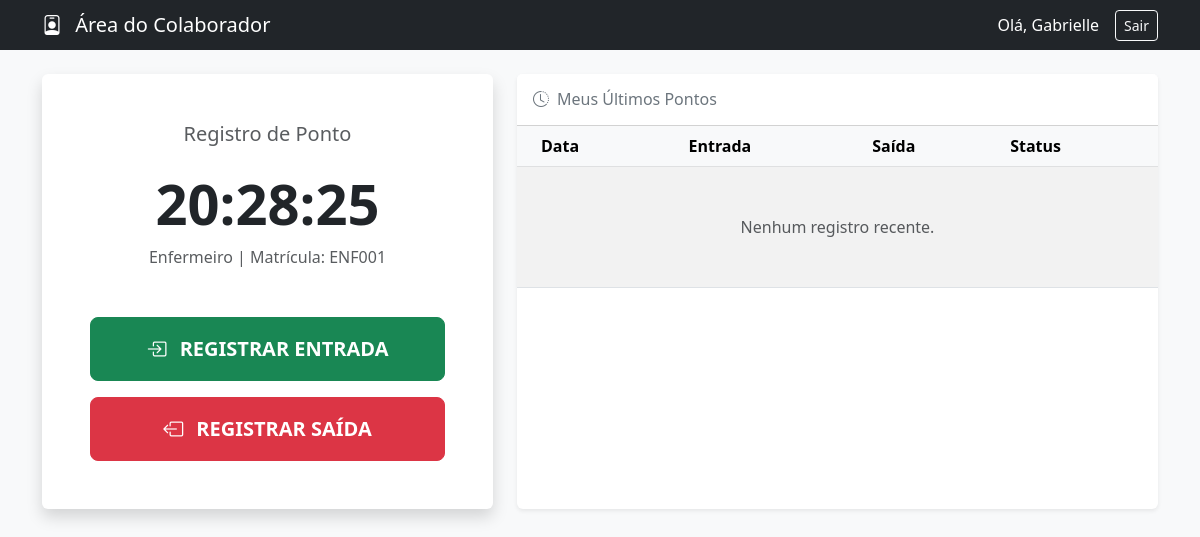
Before: /area_colaborador/2 (signed in) with the older database file.
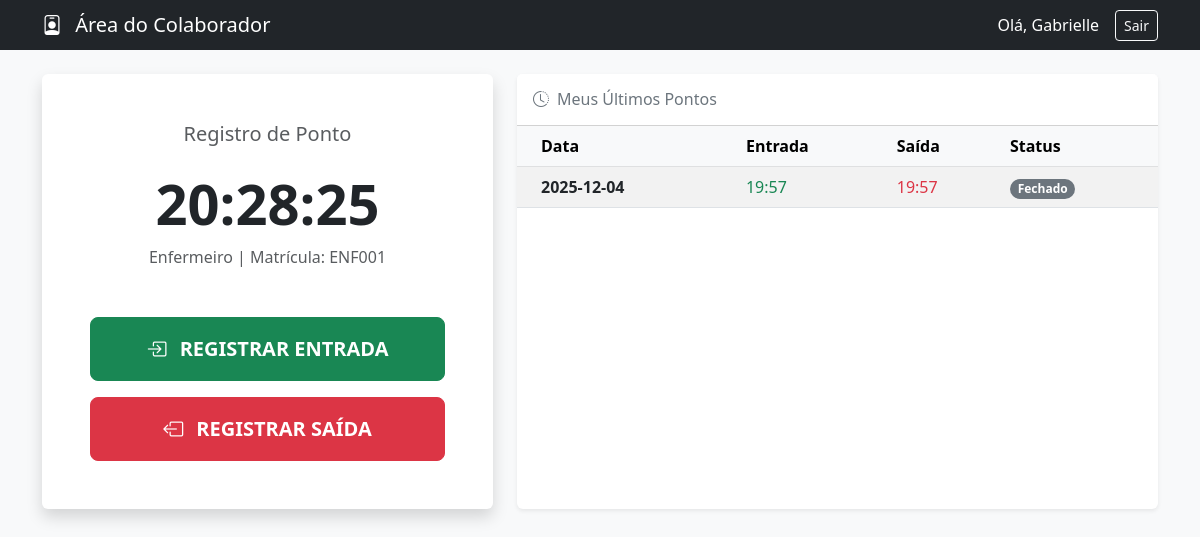
After: the same page with the newer database file.
### registro_ponto.py (models this page shows, shortened)
class RegistroPonto(db.Model):
    __tablename__ = 'pontos'
    id = db.Column(db.Integer, primary_key=True)
    data = db.Column(db.String(10), nullable=False)
    hora_entrada = db.Column(db.String(5), nullable=True)
    hora_saida = db.Column(db.String(5), nullable=True)
    funcionario_id = db.Column(db.Integer, db.ForeignKey('funcionarios.id'), nullable=False)
    funcionario = db.relationship('Funcionario', backref='pontos')

### app.py (the view)
@app.route('/area_colaborador/<int:id>')
def area_colaborador(id):
    if session.get('permissao') != 'admin' and session.get('id_funcionario') != id:
        flash("Acesso não autorizado.", "danger")
        return redirect('/login')
    funcionario = Funcionario.query.get(id)
    if not funcionario:
        flash("Funcionário não encontrado.", "danger")
        return redirect('/login')
    ultimos_pontos = RegistroPonto.query.filter_by(funcionario_id=id).order_by(RegistroPonto.data.desc()).limit(10).all()
    return render_template('colaborador.html', func=funcionario, pontos=ultimos_pontos)

### templates/colaborador.html (shortened to what the changed rows need)
<!DOCTYPE html>
<html lang="pt-br">
<head>
    <link href="https://cdn.jsdelivr.net/npm/bootstrap@5.3.0/dist/css/bootstrap.min.css" rel="stylesheet">
    <link rel="stylesheet" href="https://cdn.jsdelivr.net/npm/bootstrap-icons@1.10.0/font/bootstrap-icons.css">
</head>
<body>
    <div class="container">
        <div class="row g-4">
            <div class="col-md-7">
                <div class="card shadow-sm border-0 h-100">
                    <div class="card-body p-0">
                        <table class="table table-striped mb-0 align-middle">
                            <thead class="table-light">
                                <tr>
                                    <th class="ps-4">Data</th>
                                    <th>Entrada</th>
                                    <th>Saída</th>
                                    <th>Status</th>
                                </tr>
                            </thead>
                            <tbody>
                                {% for ponto in pontos %}
                                <tr>
                                    <td class="ps-4 fw-bold">{{ ponto.data }}</td>
                                    <td class="text-success">{{ ponto.hora_entrada or '--:--' }}</td>
                                    <td class="text-danger">{{ ponto.hora_saida or '--:--' }}</td>
                                    <td>
                                        {% if ponto.hora_entrada and ponto.hora_saida %}
                                            <span class="badge bg-secondary rounded-pill">Fechado</span>
                                        {% else %}
                                            <span class="badge bg-warning text-dark rounded-pill">Aberto</span>
                                        {% endif %}
                                    </td>
                                </tr>
                                {% else %}
                                <tr>
                                    <td colspan="4" class="text-center py-5 text-muted">
                                        Nenhum registro recente.
                                    </td>
                                </tr>
                                {% endfor %}
                            </tbody>
                        </table>
                    </div>
                </div>
            </div>
        </div>
    </div>
</body>
</html>

Changed rows visible on the page:
added RegistroPonto: data "2025-12-04", hora_entrada "19:57", hora_saida "19:57", shows "Fechado"
Other visible differences:
text no longer shown: "Nenhum registro recente."
